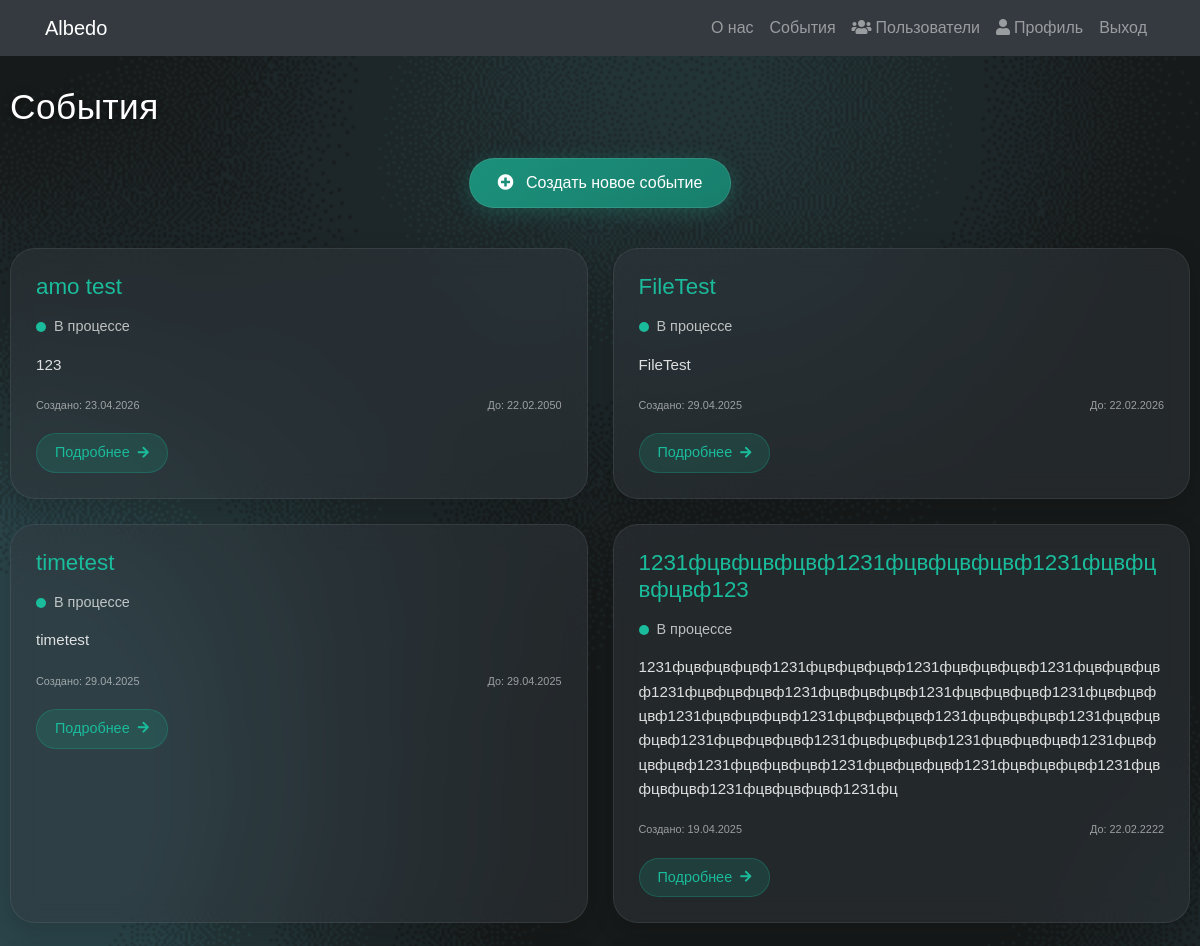
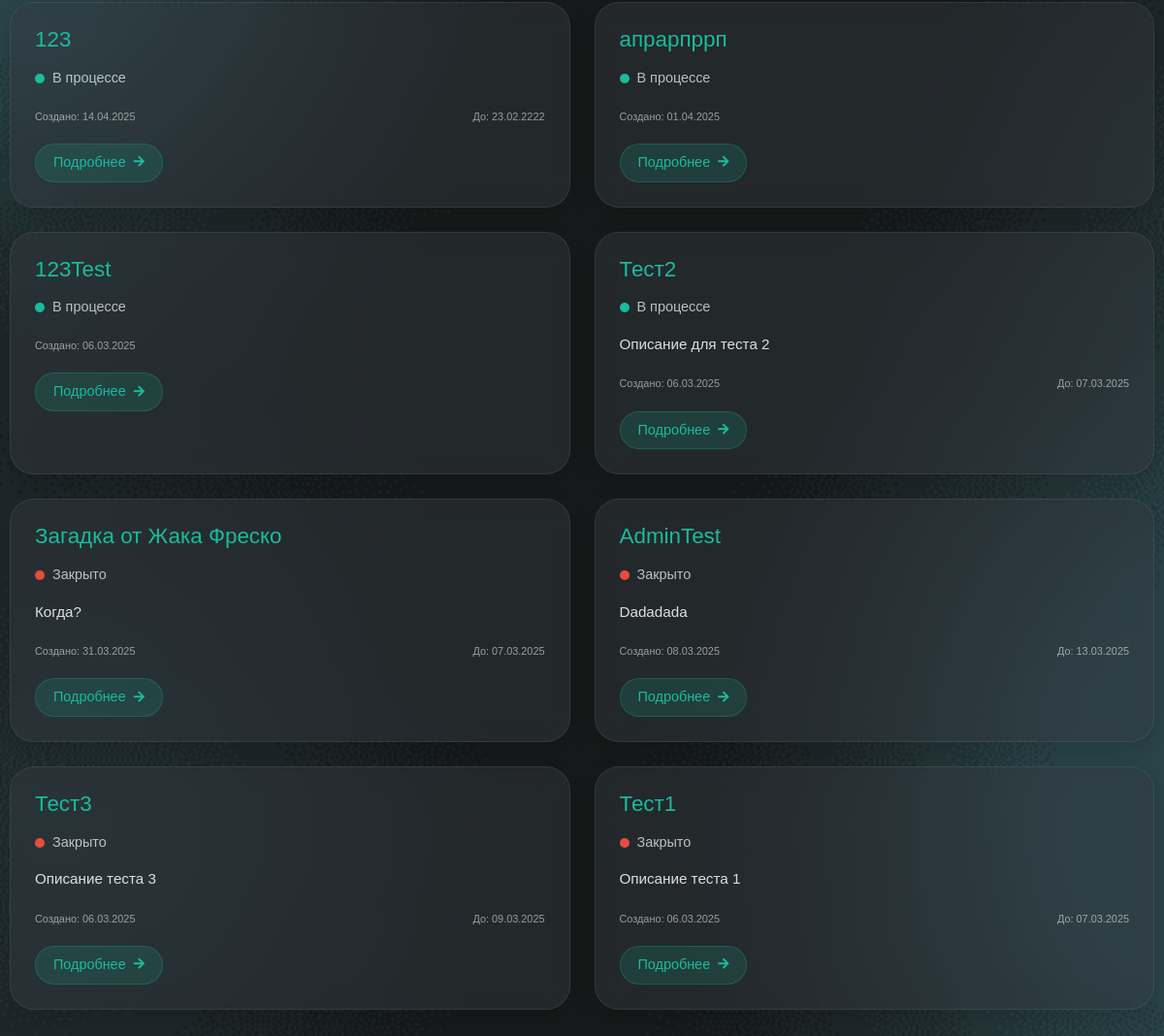
Screenshot of /events/ (signed in) with the database file from the repository (2 pictures, top to bottom).
### albedo/models.py (models this page shows, shortened)
class Event(models.Model):
    STATUS_CHOICES = (
        ('in_progress', 'В процессе'),
        ('closed', 'Закрыто'),
    )
    title = models.CharField(max_length=28, verbose_name="Заголовок")
    description = models.TextField(blank=True, max_length=300, verbose_name="Описание")
    created_at = models.DateTimeField(auto_now_add=True, verbose_name="Дата создания")
    status = models.CharField(
        max_length=11,
        choices=STATUS_CHOICES,
        default='in_progress',
        verbose_name="Статус"
    )
    limit_date = models.DateTimeField(null=True, blank=True, verbose_name="Срок сдачи")
    user = models.ForeignKey(
        User,
        on_delete=models.CASCADE,
        related_name='events',
        verbose_name="Пользователь"
    )
    file = models.ForeignKey(
        File,
        on_delete=models.SET_NULL,
        null=True,
        blank=True,
        related_name='events',
        verbose_name="Файл"
    )
    class Meta:
        verbose_name = "Событие"
        verbose_name_plural = "События"

### albedo/views.py (the view)
# urls.py: path('events/', views.event_list, name='event_list'),
@login_required
def event_list(request):
    events = Event.objects.filter(user__active=True).order_by('-status', '-created_at')
    return render(request, 'albedo/event_list.html', {'events': events})

### albedo/templates/albedo/event_list.html (shortened to what this page needs)
{% extends 'albedo/base.html' %}
{% load static %}
{% block content %}
<div style="padding: 30px 10px 0px 10px;">
    <div style="max-width: 1200px; margin: 0 auto 30px auto; display: flex; justify-content: space-between; align-items: center;">
        <h1 style="color: white; font-size: 2.2rem; margin: 0; text-shadow: 0 2px 10px rgba(0,0,0,0.5); font-weight: 300; letter-spacing: 0.5px;">События</h1>
    </div>
    <div style="text-align: center; margin-bottom: 40px;">
        {% if user.is_authenticated and user.active %}
            <a href="{% url 'create_event' %}" style="display: inline-block; background: linear-gradient(135deg, rgba(26, 188, 156, 0.7), rgba(22, 160, 133, 0.7)); color: white; padding: 12px 28px; border-radius: 25px; text-decoration: none; font-size: 1rem; font-weight: 400; transition: all 0.3s ease; box-shadow: 0 4px 20px rgba(26, 188, 156, 0.25); backdrop-filter: blur(5px); border: 1px solid rgba(255,255,255,0.1);">
                <i class="fas fa-plus-circle" style="margin-right: 8px;"></i> Создать новое событие
            </a>
        {% endif %}
    </div>
    <div style="display: grid; grid-template-columns: repeat(auto-fill, minmax(450px, 1fr)); gap: 25px; max-width: 1200px; margin: 0 auto;">
        {% for event in events %}
        <div style="background-color: rgba(52, 58, 64, 0.45); border-radius: 25px; padding: 25px; backdrop-filter: blur(12px); border: 1px solid rgba(255,255,255,0.08); box-shadow: 0 8px 25px rgba(0,0,0,0.15); transition: transform 0.3s ease, box-shadow 0.3s ease;">
            <h3 style="color: #1ABC9C; margin-top: 0; margin-bottom: 15px; font-size: 1.4rem; font-weight: 400; word-break: break-word;">
                {{ event.title }}
            </h3>
            <div style="display: flex; align-items: center; margin-bottom: 15px;">
                <span style="display: inline-block; width: 10px; height: 10px; border-radius: 50%; background-color: {% if event.status == 'in_progress' %}#1ABC9C{% else %}#E74C3C{% endif %}; margin-right: 8px;"></span>
                <p style="color: rgba(255,255,255,0.7); margin: 0; font-size: 0.9rem;">
                    {{ event.get_status_display }}
                </p>
            </div>
            <p style="color: rgba(255,255,255,0.85); margin-bottom: 20px; line-height: 1.6; font-size: 0.95rem; word-break: break-word; overflow-wrap: break-word;">
                {{ event.description|truncatewords:30 }}
            </p>
            <div style="display: flex; justify-content: space-between; margin-bottom: 20px; font-size: 0.85rem;">
                <small style="color: rgba(255,255,255,0.55);">Создано: {{ event.created_at|date:"d.m.Y" }}</small>
                {% if event.limit_date %}
                <small style="color: rgba(255,255,255,0.55);">До: {{ event.limit_date|date:"d.m.Y" }}</small>
                {% endif %}
            </div>
            <a href="{% url 'event_detail' event.id %}" style="display: inline-flex; align-items: center; background-color: rgba(26, 188, 156, 0.15); color: #1ABC9C; padding: 8px 18px; border-radius: 20px; text-decoration: none; border: 1px solid rgba(26, 188, 156, 0.25); transition: all 0.3s ease; font-size: 0.9rem;">
                Подробнее <i class="fas fa-arrow-right" style="margin-left: 8px; font-size: 0.8rem;"></i>
            </a>
        </div>
        {% endfor %}
    </div>
</div>
<link href="https://cdnjs.cloudflare.com/ajax/libs/font-awesome/5.15.4/css/all.min.css" rel="stylesheet">
{% endblock %}

### albedo/static/styles.css (style rules this page uses)
:root { --bg-color: #f8f9fa; --text-color: #212529; --card-bg: #ffffff; --header-bg: #343a40; --header-text: white; --border-color: rgba(0,0,0,0.125); --input-bg: #ffffff; --input-text: #495057; --accent-color: #007bff; --alert-success-bg: #d4edda; --alert-success-text: #155724; --alert-success-border: #c3e6cb; --alert-error-bg: #f8d7da; --alert-error-text: #721c24; --alert-error-border: #f5c6cb; --alert-info-bg: #d1ecf1; --alert-info-text: #0c5460; --alert-info-border: #bee5eb; }
body { font-family: Arial, sans-serif; background-color: var(--bg-color); color: var(--text-color); margin: 0; padding: 0; transition: background-color 0.1s ease, color 0.1s ease; }
* { transition: background-color 0.1s ease, color 0.05s ease, border-color 0.1s ease, box-shadow 0.1s ease; }

### rows the page displays
Event: title "amo test", status "В процессе", description "123", created_at "23.04.2026", limit_date "22.02.2050"
Event: title "FileTest", status "В процессе", description "FileTest", created_at "29.04.2025", limit_date "22.02.2026"
Event: title "timetest", status "В процессе", description "timetest", created_at "29.04.2025", limit_date "29.04.2025"
Event: title "1231фцвфцвфцвф1231фцвфцвфцвф1231фцвфцвфцвф123", status "В процессе", description "1231фцвфцвфцвф1231фцвфцвфцвф1231фцвфцвфцвф1231фцвфцвфцвф1231фцвфцвфцвф1231фцвфцвфцвф1231фцвфцвфцвф1231фцвфцвфцвф1231фцвфцвфцвф1231фцвфцвфцвф1231фцвфцвфцвф1231фцвфцвфцвф1231фцвфцвфцвф1231фцвфцвфцвф1231фцвфцвфцвф1231фцвфцвфцвф1231фцвфцвфцвф1231фцвфцвфцвф1231фцвфцвфцвф1231фцвфцвфцвф1231фцвфцвфцвф1231фц", created_at "19.04.2025", limit_date "22.02.2222"
Event: title "123", status "В процессе", created_at "14.04.2025", limit_date "23.02.2222"
Event: title "апрарпррп", status "В процессе", created_at "01.04.2025"
Event: title "123Test", status "В процессе", created_at "06.03.2025"
Event: title "Тест2", status "В процессе", description "Описание для теста 2", created_at "06.03.2025", limit_date "07.03.2025"
Event: title "Загадка от Жака Фреско", status "Закрыто", description "Когда?", created_at "31.03.2025", limit_date "07.03.2025"
Event: title "AdminTest", status "Закрыто", description "Dadadada", created_at "08.03.2025", limit_date "13.03.2025"
Event: title "Тест3", status "Закрыто", description "Описание теста 3", created_at "06.03.2025", limit_date "09.03.2025"
Event: title "Тест1", status "Закрыто", description "Описание теста 1", created_at "06.03.2025", limit_date "07.03.2025"
